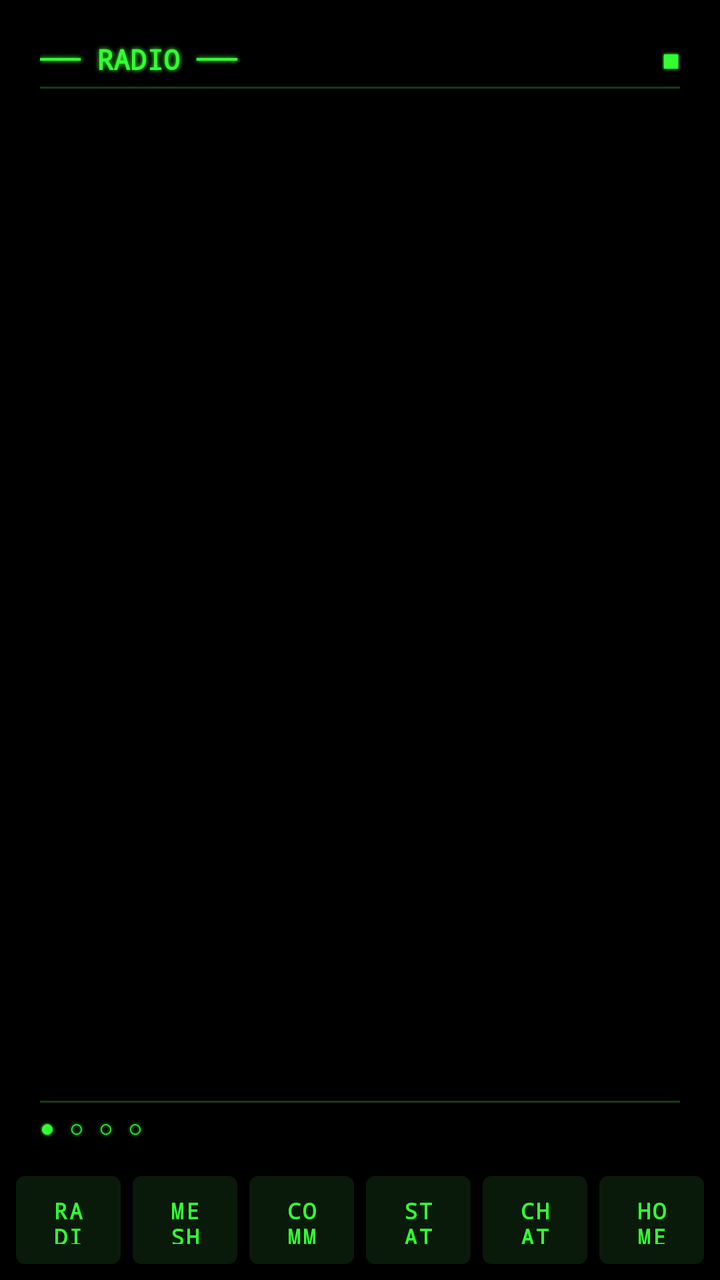
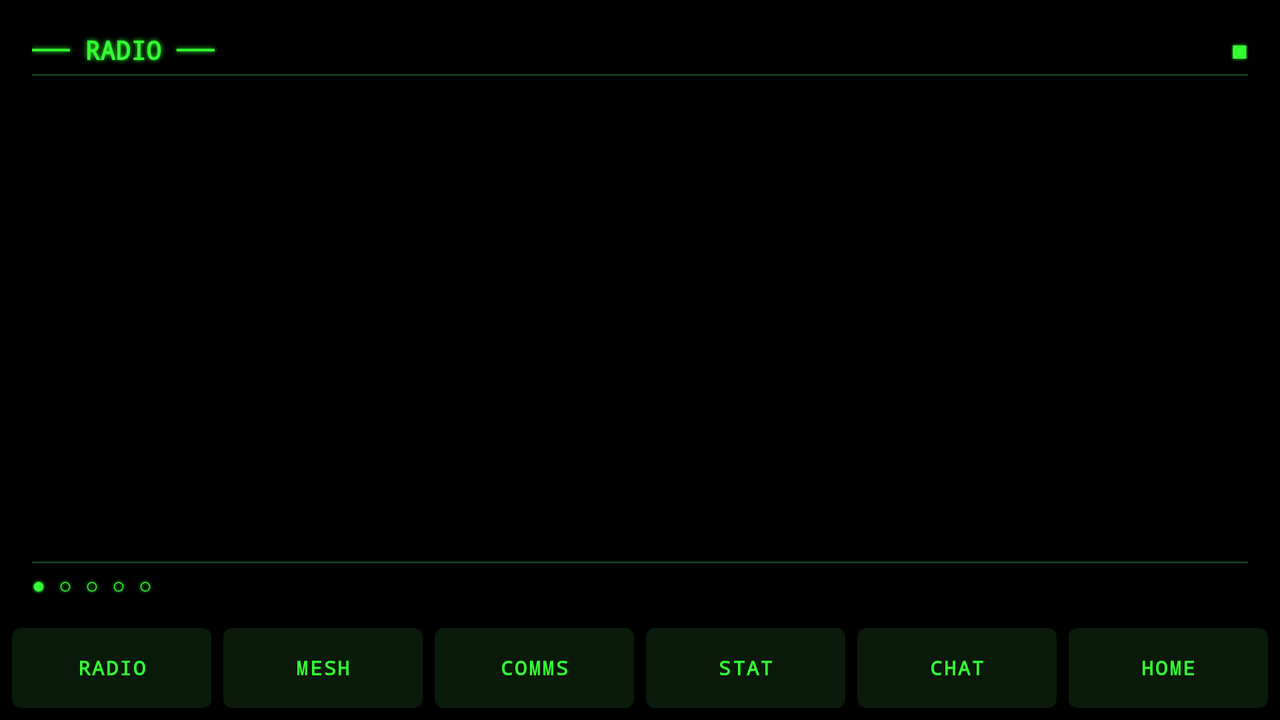

An Android layout and its configuration variant, each rendered on a device that would load it. The default file and the variant file are quoted in full after the pictures.
<!-- AndroidManifest.xml: activity theme AppTheme.Eud -->
<!-- res/layout/activity_eud.xml -->
<?xml version="1.0" encoding="utf-8"?>
<LinearLayout xmlns:android="http://schemas.android.com/apk/res/android"
    android:layout_width="match_parent"
    android:layout_height="match_parent"
    android:orientation="vertical"
    android:background="#000000"
    android:padding="8dp">

    
    <LinearLayout
        android:layout_width="match_parent"
        android:layout_height="0dp"
        android:layout_weight="1"
        android:orientation="vertical"
        android:background="@drawable/eud_lcd_bg"
        android:padding="12dp">

        
        <LinearLayout
            android:layout_width="match_parent"
            android:layout_height="wrap_content"
            android:orientation="horizontal"
            android:gravity="center_vertical">

            <TextView
                android:id="@+id/eud_title"
                android:layout_width="0dp"
                android:layout_height="wrap_content"
                android:layout_weight="1"
                android:text="── RADIO ──"
                android:textColor="#33ff33"
                android:textSize="14sp"
                android:fontFamily="monospace"
                android:textStyle="bold"
                android:shadowColor="#33ff33"
                android:shadowRadius="6"
                android:shadowDx="0"
                android:shadowDy="0"/>

            <TextView
                android:id="@+id/eud_conn"
                android:layout_width="wrap_content"
                android:layout_height="wrap_content"
                android:text="■"
                android:textColor="#33ff33"
                android:textSize="12sp"
                android:fontFamily="monospace"
                android:shadowColor="#33ff33"
                android:shadowRadius="4"
                android:shadowDx="0"
                android:shadowDy="0"/>
        </LinearLayout>

        <View
            android:layout_width="match_parent"
            android:layout_height="1dp"
            android:background="#1a3a1a"
            android:layout_marginVertical="4dp"/>

        
        <TextView
            android:id="@+id/eud_display"
            android:layout_width="match_parent"
            android:layout_height="0dp"
            android:layout_weight="1"
            android:gravity="top"
            android:textColor="#33ff33"
            android:textSize="14sp"
            android:fontFamily="monospace"
            android:lineSpacingExtra="4dp"
            android:shadowColor="#33ff33"
            android:shadowRadius="3"
            android:shadowDx="0"
            android:shadowDy="0"/>

        <View
            android:layout_width="match_parent"
            android:layout_height="1dp"
            android:background="#1a3a1a"
            android:layout_marginVertical="4dp"/>

        
        <LinearLayout
            android:layout_width="match_parent"
            android:layout_height="wrap_content"
            android:orientation="horizontal"
            android:gravity="center_vertical">

            <TextView
                android:id="@+id/eud_pages"
                android:layout_width="0dp"
                android:layout_height="wrap_content"
                android:layout_weight="1"
                android:text="● ○ ○ ○"
                android:textColor="#33ff33"
                android:textSize="12sp"
                android:fontFamily="monospace"
                android:shadowColor="#33ff33"
                android:shadowRadius="4"
                android:shadowDx="0"
                android:shadowDy="0"/>

            <TextView
                android:id="@+id/eud_time"
                android:layout_width="wrap_content"
                android:layout_height="wrap_content"
                android:textColor="#1a8a1a"
                android:textSize="11sp"
                android:fontFamily="monospace"/>
        </LinearLayout>

    </LinearLayout>

    
    <FrameLayout
        android:id="@+id/eud_topo_container"
        android:layout_width="match_parent"
        android:layout_height="0dp"
        android:layout_weight="1"
        android:layout_marginTop="4dp"
        android:visibility="gone"/>

    
    <LinearLayout
        android:id="@+id/eud_chat_input_row"
        android:layout_width="match_parent"
        android:layout_height="wrap_content"
        android:orientation="horizontal"
        android:layout_marginTop="6dp"
        android:gravity="center_vertical"
        android:visibility="gone">

        <EditText
            android:id="@+id/eud_chat_input"
            android:layout_width="0dp"
            android:layout_height="40dp"
            android:layout_weight="1"
            android:layout_marginEnd="4dp"
            android:background="@drawable/eud_input_bg"
            android:textColor="#33ff33"
            android:textColorHint="#1a5a1a"
            android:hint="Message..."
            android:textSize="12sp"
            android:fontFamily="monospace"
            android:paddingHorizontal="8dp"
            android:inputType="text"
            android:imeOptions="actionSend"
            android:singleLine="true"
            android:importantForAutofill="no"/>

        <Button
            android:id="@+id/eud_chat_send"
            android:layout_width="wrap_content"
            android:layout_height="40dp"
            android:minWidth="64dp"
            android:background="@drawable/eud_btn_bg"
            android:text="SEND"
            android:textColor="#33ff33"
            android:textSize="11sp"
            android:fontFamily="monospace"
            android:textStyle="bold"
            android:textAllCaps="false"/>

    </LinearLayout>

    
    <LinearLayout
        android:id="@+id/eud_channel_grid"
        android:layout_width="match_parent"
        android:layout_height="wrap_content"
        android:orientation="vertical"
        android:layout_marginTop="6dp"
        android:visibility="gone"/>

    
    <LinearLayout
        android:id="@+id/eud_voice_row"
        android:layout_width="match_parent"
        android:layout_height="wrap_content"
        android:orientation="horizontal"
        android:layout_marginTop="4dp"
        android:gravity="center"
        android:visibility="gone">

        <Button
            android:id="@+id/eud_btn_mic_down"
            android:layout_width="0dp"
            android:layout_height="40dp"
            android:layout_weight="1"
            android:layout_marginEnd="3dp"
            android:background="@drawable/eud_btn_bg"
            android:text="MIC-"
            android:textColor="#33ff33"
            android:textSize="11sp"
            android:fontFamily="monospace"
            android:textStyle="bold"
            android:textAllCaps="false"/>

        <Button
            android:id="@+id/eud_btn_mic_up"
            android:layout_width="0dp"
            android:layout_height="40dp"
            android:layout_weight="1"
            android:layout_marginHorizontal="3dp"
            android:background="@drawable/eud_btn_bg"
            android:text="MIC+"
            android:textColor="#33ff33"
            android:textSize="11sp"
            android:fontFamily="monospace"
            android:textStyle="bold"
            android:textAllCaps="false"/>

        <Button
            android:id="@+id/eud_btn_vol_down"
            android:layout_width="0dp"
            android:layout_height="40dp"
            android:layout_weight="1"
            android:layout_marginHorizontal="3dp"
            android:background="@drawable/eud_btn_bg"
            android:text="VOL-"
            android:textColor="#33ff33"
            android:textSize="11sp"
            android:fontFamily="monospace"
            android:textStyle="bold"
            android:textAllCaps="false"/>

        <Button
            android:id="@+id/eud_btn_vol_up"
            android:layout_width="0dp"
            android:layout_height="40dp"
            android:layout_weight="1"
            android:layout_marginStart="3dp"
            android:background="@drawable/eud_btn_bg"
            android:text="VOL+"
            android:textColor="#33ff33"
            android:textSize="11sp"
            android:fontFamily="monospace"
            android:textStyle="bold"
            android:textAllCaps="false"/>

    </LinearLayout>

    
    <LinearLayout
        android:layout_width="match_parent"
        android:layout_height="wrap_content"
        android:orientation="horizontal"
        android:layout_marginTop="4dp"
        android:gravity="center">

        <Button
            android:id="@+id/eud_nav_radio"
            android:layout_width="0dp"
            android:layout_height="44dp"
            android:layout_weight="1"
            android:layout_marginEnd="3dp"
            android:background="@drawable/eud_btn_bg"
            android:text="RADIO"
            android:textColor="#33ff33"
            android:textSize="11sp"
            android:fontFamily="monospace"
            android:textStyle="bold"
            android:textAllCaps="false"/>

        <Button
            android:id="@+id/eud_nav_mesh"
            android:layout_width="0dp"
            android:layout_height="44dp"
            android:layout_weight="1"
            android:layout_marginHorizontal="3dp"
            android:background="@drawable/eud_btn_bg"
            android:text="MESH"
            android:textColor="#33ff33"
            android:textSize="11sp"
            android:fontFamily="monospace"
            android:textStyle="bold"
            android:textAllCaps="false"/>

        <Button
            android:id="@+id/eud_nav_comms"
            android:layout_width="0dp"
            android:layout_height="44dp"
            android:layout_weight="1"
            android:layout_marginHorizontal="3dp"
            android:background="@drawable/eud_btn_bg"
            android:text="COMMS"
            android:textColor="#33ff33"
            android:textSize="11sp"
            android:fontFamily="monospace"
            android:textStyle="bold"
            android:textAllCaps="false"/>

        <Button
            android:id="@+id/eud_nav_stat"
            android:layout_width="0dp"
            android:layout_height="44dp"
            android:layout_weight="1"
            android:layout_marginHorizontal="3dp"
            android:background="@drawable/eud_btn_bg"
            android:text="STAT"
            android:textColor="#33ff33"
            android:textSize="11sp"
            android:fontFamily="monospace"
            android:textStyle="bold"
            android:textAllCaps="false"/>

        <Button
            android:id="@+id/eud_nav_chat"
            android:layout_width="0dp"
            android:layout_height="44dp"
            android:layout_weight="1"
            android:layout_marginHorizontal="3dp"
            android:background="@drawable/eud_btn_bg"
            android:text="CHAT"
            android:textColor="#33ff33"
            android:textSize="11sp"
            android:fontFamily="monospace"
            android:textStyle="bold"
            android:textAllCaps="false"/>

        <Button
            android:id="@+id/eud_nav_exit"
            android:layout_width="0dp"
            android:layout_height="44dp"
            android:layout_weight="1"
            android:layout_marginStart="3dp"
            android:background="@drawable/eud_btn_bg"
            android:text="HOME"
            android:textColor="#33ff33"
            android:textSize="11sp"
            android:fontFamily="monospace"
            android:textStyle="bold"
            android:textAllCaps="false"/>

    </LinearLayout>

</LinearLayout>
<!-- resources referenced by this layout -->
<resources>
  <!-- drawable eud_btn_bg (drawable) -->
  <?xml version="1.0" encoding="utf-8"?>
  <ripple xmlns:android="http://schemas.android.com/apk/res/android"
      android:color="#4433ff33">
      <item>
          <shape android:shape="rectangle">
              <solid android:color="#0a1a0a"/>
              <stroke android:width="1dp" android:color="#1a5a1a"/>
              <corners android:radius="4dp"/>
          </shape>
      </item>
  </ripple>
  <style name="AppTheme.Eud" parent="AppTheme">
          <item name="colorPrimary">#0a1a0a</item>
          <item name="colorAccent">#33ff33</item>
          <item name="colorButtonNormal">#0a1a0a</item>
          <item name="android:windowBackground">@android:color/black</item>
          <item name="android:statusBarColor">@android:color/black</item>
          <item name="android:navigationBarColor">@android:color/black</item>
      </style>
  <style name="AppTheme" parent="Theme.MaterialComponents.NoActionBar">
          <item name="colorPrimary">@color/accent</item>
          <item name="colorPrimaryDark">@color/bg</item>
          <item name="android:statusBarColor">@color/surface</item>
          <item name="android:navigationBarColor">@color/bg</item>
          <item name="android:windowBackground">@color/bg</item>
      </style>
  <color name="accent">#00928F</color>
  <color name="bg">#0F1117</color>
  <color name="surface">#1A1D27</color>
</resources>
<!-- res/layout-land/activity_eud.xml (the repository's variant of the layout above) -->
<!-- drawn on the phone turned sideways -->
<?xml version="1.0" encoding="utf-8"?>
<LinearLayout xmlns:android="http://schemas.android.com/apk/res/android"
    android:layout_width="match_parent"
    android:layout_height="match_parent"
    android:orientation="vertical"
    android:background="#000000"
    android:padding="6dp">

    
    <LinearLayout
        android:layout_width="match_parent"
        android:layout_height="0dp"
        android:layout_weight="1"
        android:orientation="horizontal">

        
        <LinearLayout
            android:layout_width="0dp"
            android:layout_height="match_parent"
            android:layout_weight="1"
            android:orientation="vertical"
            android:background="@drawable/eud_lcd_bg"
            android:padding="10dp">

            
            <LinearLayout
                android:layout_width="match_parent"
                android:layout_height="wrap_content"
                android:orientation="horizontal"
                android:gravity="center_vertical">

                <TextView
                    android:id="@+id/eud_title"
                    android:layout_width="0dp"
                    android:layout_height="wrap_content"
                    android:layout_weight="1"
                    android:text="── RADIO ──"
                    android:textColor="#33ff33"
                    android:textSize="13sp"
                    android:fontFamily="monospace"
                    android:textStyle="bold"
                    android:shadowColor="#33ff33"
                    android:shadowRadius="6"
                    android:shadowDx="0"
                    android:shadowDy="0"/>

                <TextView
                    android:id="@+id/eud_conn"
                    android:layout_width="wrap_content"
                    android:layout_height="wrap_content"
                    android:text="■"
                    android:textColor="#33ff33"
                    android:textSize="11sp"
                    android:fontFamily="monospace"
                    android:shadowColor="#33ff33"
                    android:shadowRadius="4"
                    android:shadowDx="0"
                    android:shadowDy="0"/>
            </LinearLayout>

            <View
                android:layout_width="match_parent"
                android:layout_height="1dp"
                android:background="#1a3a1a"
                android:layout_marginVertical="3dp"/>

            
            <TextView
                android:id="@+id/eud_display"
                android:layout_width="match_parent"
                android:layout_height="0dp"
                android:layout_weight="1"
                android:gravity="top"
                android:textColor="#33ff33"
                android:textSize="13sp"
                android:fontFamily="monospace"
                android:lineSpacingExtra="3dp"
                android:shadowColor="#33ff33"
                android:shadowRadius="3"
                android:shadowDx="0"
                android:shadowDy="0"/>

            <View
                android:layout_width="match_parent"
                android:layout_height="1dp"
                android:background="#1a3a1a"
                android:layout_marginVertical="3dp"/>

            
            <LinearLayout
                android:layout_width="match_parent"
                android:layout_height="wrap_content"
                android:orientation="horizontal"
                android:gravity="center_vertical">

                <TextView
                    android:id="@+id/eud_pages"
                    android:layout_width="0dp"
                    android:layout_height="wrap_content"
                    android:layout_weight="1"
                    android:text="● ○ ○ ○ ○"
                    android:textColor="#33ff33"
                    android:textSize="11sp"
                    android:fontFamily="monospace"
                    android:shadowColor="#33ff33"
                    android:shadowRadius="4"
                    android:shadowDx="0"
                    android:shadowDy="0"/>

                <TextView
                    android:id="@+id/eud_time"
                    android:layout_width="wrap_content"
                    android:layout_height="wrap_content"
                    android:textColor="#1a8a1a"
                    android:textSize="10sp"
                    android:fontFamily="monospace"/>
            </LinearLayout>

        </LinearLayout>

        
        <LinearLayout
            android:id="@+id/eud_side_panel"
            android:layout_width="0dp"
            android:layout_height="match_parent"
            android:layout_weight="1"
            android:orientation="vertical"
            android:paddingStart="6dp"
            android:gravity="center"
            android:visibility="gone">

            
            <ScrollView
                android:layout_width="match_parent"
                android:layout_height="0dp"
                android:layout_weight="1"
                android:fillViewport="true">

                <LinearLayout
                    android:id="@+id/eud_channel_grid"
                    android:layout_width="match_parent"
                    android:layout_height="wrap_content"
                    android:orientation="vertical"
                    android:gravity="center"
                    android:visibility="gone"/>

            </ScrollView>

            
            <LinearLayout
                android:id="@+id/eud_voice_row"
                android:layout_width="match_parent"
                android:layout_height="wrap_content"
                android:orientation="horizontal"
                android:layout_marginTop="4dp"
                android:gravity="center"
                android:visibility="gone">

                <Button
                    android:id="@+id/eud_btn_mic_down"
                    android:layout_width="0dp"
                    android:layout_height="36dp"
                    android:layout_weight="1"
                    android:layout_marginEnd="2dp"
                    android:background="@drawable/eud_btn_bg"
                    android:text="MIC-"
                    android:textColor="#33ff33"
                    android:textSize="10sp"
                    android:fontFamily="monospace"
                    android:textStyle="bold"
                    android:textAllCaps="false"/>

                <Button
                    android:id="@+id/eud_btn_mic_up"
                    android:layout_width="0dp"
                    android:layout_height="36dp"
                    android:layout_weight="1"
                    android:layout_marginHorizontal="2dp"
                    android:background="@drawable/eud_btn_bg"
                    android:text="MIC+"
                    android:textColor="#33ff33"
                    android:textSize="10sp"
                    android:fontFamily="monospace"
                    android:textStyle="bold"
                    android:textAllCaps="false"/>

                <Button
                    android:id="@+id/eud_btn_vol_down"
                    android:layout_width="0dp"
                    android:layout_height="36dp"
                    android:layout_weight="1"
                    android:layout_marginHorizontal="2dp"
                    android:background="@drawable/eud_btn_bg"
                    android:text="VOL-"
                    android:textColor="#33ff33"
                    android:textSize="10sp"
                    android:fontFamily="monospace"
                    android:textStyle="bold"
                    android:textAllCaps="false"/>

                <Button
                    android:id="@+id/eud_btn_vol_up"
                    android:layout_width="0dp"
                    android:layout_height="36dp"
                    android:layout_weight="1"
                    android:layout_marginStart="2dp"
                    android:background="@drawable/eud_btn_bg"
                    android:text="VOL+"
                    android:textColor="#33ff33"
                    android:textSize="10sp"
                    android:fontFamily="monospace"
                    android:textStyle="bold"
                    android:textAllCaps="false"/>

            </LinearLayout>

            
            <FrameLayout
                android:id="@+id/eud_topo_container"
                android:layout_width="match_parent"
                android:layout_height="0dp"
                android:layout_weight="1"
                android:visibility="gone"/>

            
            <LinearLayout
                android:id="@+id/eud_chat_input_row"
                android:layout_width="match_parent"
                android:layout_height="wrap_content"
                android:orientation="horizontal"
                android:layout_marginTop="4dp"
                android:gravity="center_vertical"
                android:visibility="gone">

                <EditText
                    android:id="@+id/eud_chat_input"
                    android:layout_width="0dp"
                    android:layout_height="36dp"
                    android:layout_weight="1"
                    android:layout_marginEnd="4dp"
                    android:background="@drawable/eud_input_bg"
                    android:textColor="#33ff33"
                    android:textColorHint="#1a5a1a"
                    android:hint="Message..."
                    android:textSize="11sp"
                    android:fontFamily="monospace"
                    android:paddingHorizontal="8dp"
                    android:inputType="text"
                    android:imeOptions="actionSend"
                    android:singleLine="true"
                    android:importantForAutofill="no"/>

                <Button
                    android:id="@+id/eud_chat_send"
                    android:layout_width="wrap_content"
                    android:layout_height="36dp"
                    android:minWidth="56dp"
                    android:background="@drawable/eud_btn_bg"
                    android:text="SEND"
                    android:textColor="#33ff33"
                    android:textSize="10sp"
                    android:fontFamily="monospace"
                    android:textStyle="bold"
                    android:textAllCaps="false"/>

            </LinearLayout>

        </LinearLayout>

    </LinearLayout>

    
    <LinearLayout
        android:layout_width="match_parent"
        android:layout_height="wrap_content"
        android:orientation="horizontal"
        android:layout_marginTop="4dp"
        android:gravity="center">

        <Button
            android:id="@+id/eud_nav_radio"
            android:layout_width="0dp"
            android:layout_height="40dp"
            android:layout_weight="1"
            android:layout_marginEnd="3dp"
            android:background="@drawable/eud_btn_bg"
            android:text="RADIO"
            android:textColor="#33ff33"
            android:textSize="10sp"
            android:fontFamily="monospace"
            android:textStyle="bold"
            android:textAllCaps="false"/>

        <Button
            android:id="@+id/eud_nav_mesh"
            android:layout_width="0dp"
            android:layout_height="40dp"
            android:layout_weight="1"
            android:layout_marginHorizontal="3dp"
            android:background="@drawable/eud_btn_bg"
            android:text="MESH"
            android:textColor="#33ff33"
            android:textSize="10sp"
            android:fontFamily="monospace"
            android:textStyle="bold"
            android:textAllCaps="false"/>

        <Button
            android:id="@+id/eud_nav_comms"
            android:layout_width="0dp"
            android:layout_height="40dp"
            android:layout_weight="1"
            android:layout_marginHorizontal="3dp"
            android:background="@drawable/eud_btn_bg"
            android:text="COMMS"
            android:textColor="#33ff33"
            android:textSize="10sp"
            android:fontFamily="monospace"
            android:textStyle="bold"
            android:textAllCaps="false"/>

        <Button
            android:id="@+id/eud_nav_stat"
            android:layout_width="0dp"
            android:layout_height="40dp"
            android:layout_weight="1"
            android:layout_marginHorizontal="3dp"
            android:background="@drawable/eud_btn_bg"
            android:text="STAT"
            android:textColor="#33ff33"
            android:textSize="10sp"
            android:fontFamily="monospace"
            android:textStyle="bold"
            android:textAllCaps="false"/>

        <Button
            android:id="@+id/eud_nav_chat"
            android:layout_width="0dp"
            android:layout_height="40dp"
            android:layout_weight="1"
            android:layout_marginHorizontal="3dp"
            android:background="@drawable/eud_btn_bg"
            android:text="CHAT"
            android:textColor="#33ff33"
            android:textSize="10sp"
            android:fontFamily="monospace"
            android:textStyle="bold"
            android:textAllCaps="false"/>

        <Button
            android:id="@+id/eud_nav_exit"
            android:layout_width="0dp"
            android:layout_height="40dp"
            android:layout_weight="1"
            android:layout_marginStart="3dp"
            android:background="@drawable/eud_btn_bg"
            android:text="HOME"
            android:textColor="#33ff33"
            android:textSize="10sp"
            android:fontFamily="monospace"
            android:textStyle="bold"
            android:textAllCaps="false"/>

    </LinearLayout>

</LinearLayout>
